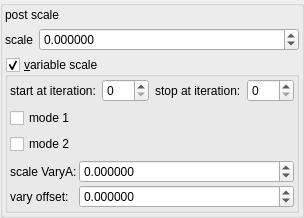
    <widget class="QGroupBox" name="groupBox_2">
     <property name="title">
      <string/>
     </property>
     <layout class="QVBoxLayout" name="verticalLayout_4">
      <property name="leftMargin">
       <number>2</number>
      </property>
      <property name="topMargin">
       <number>2</number>
      </property>
      <property name="rightMargin">
       <number>2</number>
      </property>
      <property name="bottomMargin">
       <number>2</number>
      </property>
      <item>
       <widget class="QLabel" name="label_145">
        <property name="text">
         <string>post scale</string>
        </property>
       </widget>
      </item>
      <item>
       <layout class="QHBoxLayout" name="horizontalLayout_21" stretch="0,1">
        <item>
         <widget class="QLabel" name="label_142">
          <property name="text">
           <string>scale</string>
          </property>
         </widget>
        </item>
        <item>
         <widget class="MyDoubleSpinBox" name="spinbox_transf_scaleA_1">
          <property name="sizePolicy">
           <sizepolicy hsizetype="Minimum" vsizetype="Maximum">
            <horstretch>0</horstretch>
            <verstretch>0</verstretch>
           </sizepolicy>
          </property>
          <property name="prefix">
           <string/>
          </property>
          <property name="suffix">
           <string/>
          </property>
          <property name="decimals">
           <number>6</number>
          </property>
          <property name="minimum">
           <double>-99.998999999999995</double>
          </property>
          <property name="maximum">
           <double>99.998999999999995</double>
          </property>
          <property name="singleStep">
           <double>0.100000000000000</double>
          </property>
         </widget>
        </item>
       </layout>
      </item>
      <item>
       <widget class="MyGroupBox" name="groupCheck_transf_function_enabledX_false">
        <property name="title">
         <string>&amp;variable scale</string>
        </property>
        <property name="checkable">
         <bool>true</bool>
        </property>
        <layout class="QVBoxLayout" name="verticalLayout_5">
         <property name="leftMargin">
          <number>2</number>
         </property>
         <property name="topMargin">
          <number>2</number>
         </property>
         <property name="rightMargin">
          <number>2</number>
         </property>
         <property name="bottomMargin">
          <number>2</number>
         </property>
         <item>
          <layout class="QHBoxLayout" name="horizontalLayout_20" stretch="0,1,0,1">
           <item>
            <widget class="QLabel" name="label_101">
             <property name="text">
              <string>start at iteration:</string>
             </property>
            </widget>
           </item>
           <item>
            <widget class="MySpinBox" name="spinboxInt_transf_start_iterations_A">
             <property name="sizePolicy">
              <sizepolicy hsizetype="Minimum" vsizetype="Maximum">
               <horstretch>0</horstretch>
               <verstretch>0</verstretch>
              </sizepolicy>
             </property>
             <property name="minimum">
              <number>0</number>
             </property>
             <property name="maximum">
              <number>999</number>
             </property>
             <property name="value">
              <number>0</number>
             </property>
            </widget>
           </item>
           <item>
            <widget class="QLabel" name="label_73">
             <property name="text">
              <string>stop at iteration:</string>
             </property>
            </widget>
           </item>
           <item>
            <widget class="MySpinBox" name="spinboxInt_transf_stop_iterations_A">
             <property name="sizePolicy">
              <sizepolicy hsizetype="Preferred" vsizetype="Maximum">
               <horstretch>0</horstretch>
               <verstretch>0</verstretch>
              </sizepolicy>
             </property>
             <property name="maximum">
              <number>999</number>
             </property>
            </widget>
           </item>
          </layout>
         </item>
         <item>
          <widget class="MyCheckBox" name="checkBox_transf_function_enabledM_false">
           <property name="text">
            <string>mode 1</string>
           </property>
          </widget>
         </item>
         <item>
          <widget class="MyCheckBox" name="checkBox_transf_function_enabledY_false">
           <property name="text">
            <string>mode 2</string>
           </property>
          </widget>
         </item>
         <item>
          <layout class="QGridLayout" name="gridLayout_19" columnstretch="0,1">
           <property name="spacing">
            <number>2</number>
           </property>
           <item row="0" column="0">
            <widget class="QLabel" name="label_143">
             <property name="text">
              <string>scale VaryA:</string>
             </property>
            </widget>
           </item>
           <item row="0" column="1">
            <widget class="MyDoubleSpinBox" name="spinbox_transf_scale_vary_0">
             <property name="sizePolicy">
              <sizepolicy hsizetype="Minimum" vsizetype="Maximum">
               <horstretch>0</horstretch>
               <verstretch>0</verstretch>
              </sizepolicy>
             </property>
             <property name="prefix">
              <string/>
             </property>
             <property name="suffix">
              <string/>
             </property>
             <property name="decimals">
              <number>6</number>
             </property>
             <property name="minimum">
              <double>-100000.000000000000000</double>
             </property>
             <property name="maximum">
              <double>100000.000000000000000</double>
             </property>
             <property name="singleStep">
              <double>0.100000000000000</double>
             </property>
            </widget>
           </item>
           <item row="1" column="0">
            <widget class="QLabel" name="label_144">
             <property name="text">
              <string>vary offset:</string>
             </property>
            </widget>
           </item>
           <item row="1" column="1">
            <widget class="MyDoubleSpinBox" name="spinbox_transf_scaleB_1">
             <property name="sizePolicy">
              <sizepolicy hsizetype="Minimum" vsizetype="Maximum">
               <horstretch>0</horstretch>
               <verstretch>0</verstretch>
              </sizepolicy>
             </property>
             <property name="prefix">
              <string/>
             </property>
             <property name="suffix">
              <string/>
             </property>
             <property name="decimals">
              <number>6</number>
             </property>
             <property name="minimum">
              <double>-100000.000000000000000</double>
             </property>
             <property name="maximum">
              <double>100000.000000000000000</double>
             </property>
             <property name="singleStep">
              <double>0.100000000000000</double>
             </property>
            </widget>
           </item>
          </layout>
         </item>
        </layout>
       </widget>
      </item>
     </layout>
    </widget>
